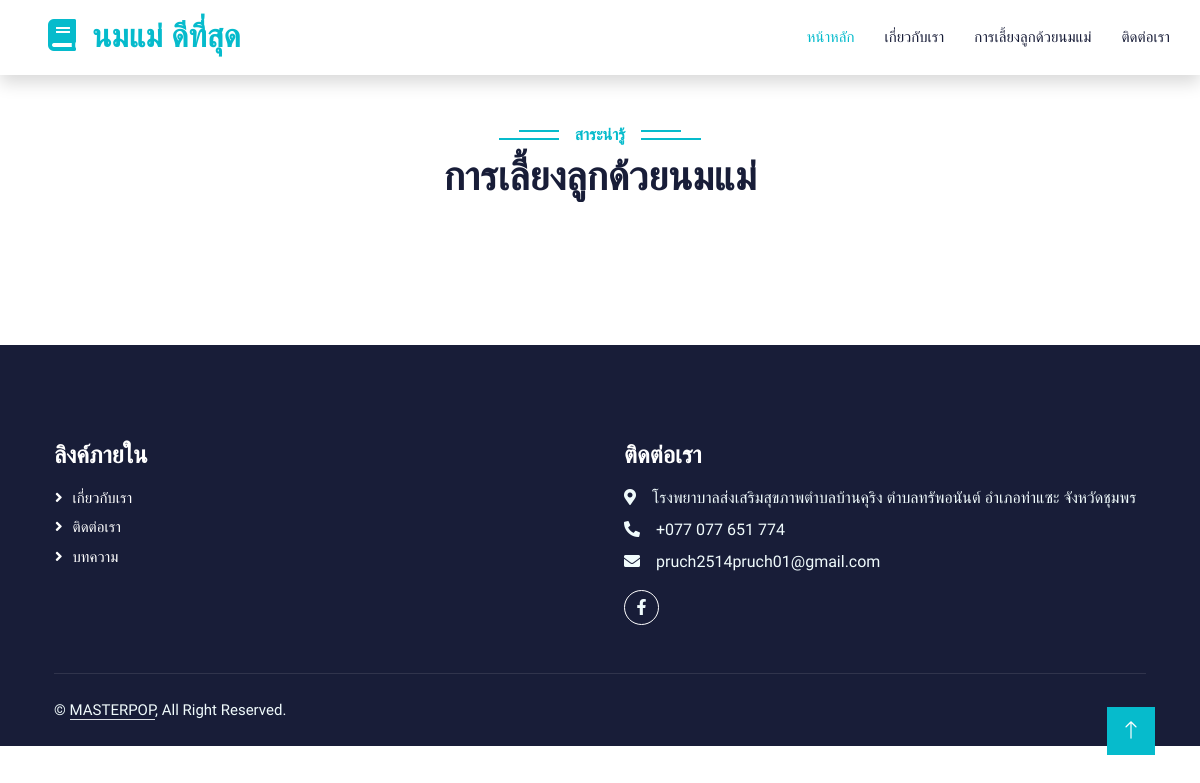
Before: /info_list/ with the older database file.
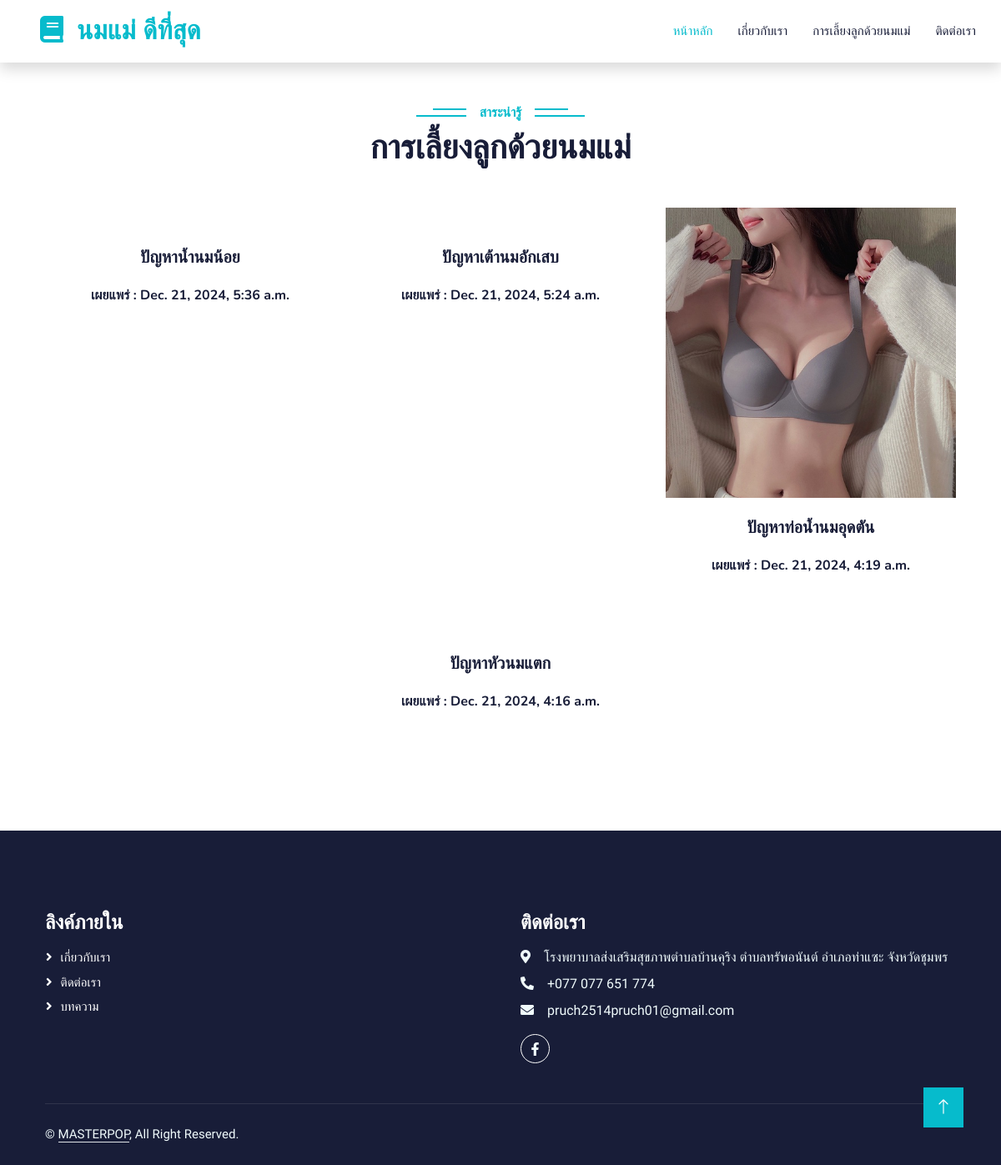
After: the same page with the newer database file.
### main/models.py (models this page shows, shortened)
class Infomation(models.Model):
    info_title = models.CharField(max_length=100)
    info_content = CKEditor5Field(null=True, blank=True, config_name='extends')
    info_image = models.ImageField(upload_to='info',default='info/1.jpg')
    published = models.DateTimeField(auto_now_add=True)

### main/views.py (the view)
# urls.py: path('info_list/', views.InfoListView.as_view() ,name='info_list'),
class InfoListView(ListView):
    paginate_by = 6
    model = Infomation
    template_name = 'info_list.html'
    ordering = ['-id']

### templates/info_list.html (shortened to what this page needs)
{% extends "base.html" %}
{% load static %}
{% block post %}
<div class="container-xxl py-5">
    <div class="container">
        <div class="text-center wow fadeInUp" data-wow-delay="0.1s">
            <h6 class="section-title bg-white text-center text-primary px-3">สาระน่ารู้</h6>
            <h1 class="mb-5">การเลี้ยงลูกด้วยนมแม่</h1>
        </div>
        <div class="row g-4 justify-content-center">
            {% for info in page_obj %}
            <div class="col-lg-4 col-md-6 wow fadeInUp" data-wow-delay="0.1s">
                <div class="course-item ">
                    <div class="position-relative overflow-hidden">
                        <a href="{% url 'info_detail' info.pk %}"><img class="img-fluid" src="{{info.info_image.url}}" alt=""></a>
                    </div>
                    <div class="text-center p-4 pb-0">
                        <h5 class="mb-4">{{ info.info_title }}</h5>
                        <h6 class="mb-4">เผยแพร่ : {{ info.published }}</h6>
                    </div>
                </div>
            </div>
            {% endfor %}
        </div>
    </div>
</div>
{% endblock post %}

### templates/base.html (shortened to what this page needs)
{% load static %}
<!DOCTYPE html>
<html lang="en">
<head>
    <link href="https://cdn.jsdelivr.net/npm/bootstrap@5.3.2/dist/css/bootstrap.min.css" rel="stylesheet"
>
    <link href="https://cdnjs.cloudflare.com/ajax/libs/font-awesome/5.10.0/css/all.min.css" rel="stylesheet">
    <link href="https://cdn.jsdelivr.net/npm/bootstrap-icons@1.4.1/font/bootstrap-icons.css" rel="stylesheet">
    <link href="{% static 'lib/animate/animate.min.css' %}" rel="stylesheet">
    <link href="{% static 'lib/owlcarousel/assets/owl.carousel.min.css' %}" rel="stylesheet">
    <link href="{% static 'css/bootstrap.min.css' %}" rel="stylesheet">
    <link href="{% static 'css/style.css' %}" rel="stylesheet">
</head>
<body>
    <nav class="navbar navbar-expand-lg bg-white navbar-light shadow sticky-top p-0">
        <a href="{% url 'index' %}" class="navbar-brand d-flex align-items-center px-4 px-lg-5">
            <h2 class="m-0 text-primary"><i class="fa fa-book me-3"></i>นมแม่ ดีที่สุด</h2>
        </a>
        <div class="collapse navbar-collapse" id="navbarCollapse">
            <div class="navbar-nav ms-auto p-4 p-lg-0">
                <a href="{% url 'index' %}" class="nav-item nav-link active">หน้าหลัก</a>
                <a href="{% url 'about' %}" class="nav-item nav-link">เกี่ยวกับเรา</a>
                <a href="{% url 'post_list' %}" class="nav-item nav-link">การเลี้ยงลูกด้วยนมแม่</a>
                <a href="{% url 'contact' %}" class="nav-item nav-link">ติดต่อเรา</a>
            </div>
        </div>
    </nav>
    {% block post %}
    {% endblock post %}
     <div class="container-fluid bg-dark text-light footer pt-5 mt-5 wow fadeIn" data-wow-delay="0.1s">
        <div class="container py-5">
            <div class="row g-5">
                <div class="col-lg-6 col-md-6">
                    <h4 class="text-white mb-3">ลิงค์ภายใน</h4>
                    <a class="btn btn-link" href="{% url 'about' %}">เกี่ยวกับเรา</a>
                    <a class="btn btn-link" href="{% url 'contact' %}">ติดต่อเรา</a>
                    <a class="btn btn-link" href="{% url 'post_list' %}">บทความ</a>
                </div>
                <div class="col-lg-6 col-md-6">
                    <h4 class="text-white mb-3">ติดต่อเรา</h4>
                    <p class="mb-2"><i class="fa fa-map-marker-alt me-3"></i>โรงพยาบาลส่งเสริมสุขภาพตำบลบ้านคุริง ตำบลทรัพอนันต์ อำเภอท่าแซะ จังหวัดชุมพร</p>
                    <p class="mb-2"><i class="fa fa-phone-alt me-3"></i>+077 077 651 774</p>
                    <p class="mb-2"><i class="fa fa-envelope me-3"></i>pruch2514pruch01@gmail.com</p>
                    <div class="d-flex pt-2">
                        <a class="btn btn-outline-light btn-social" href="https://www.facebook.com/nxng.taw.lek.dek.haw.khong"><i class="fab fa-facebook-f"></i></a>
                    </div>
                </div>
            </div>
        </div>
        <div class="container">
            <div class="copyright">
                <div class="row">
                    <div class="col-md-6 text-center text-md-start mb-3 mb-md-0">
                        &copy; <a class="border-bottom" href="#">MASTERPOP</a>, All Right Reserved.
                    </div>
                </div>
            </div>
        </div>
    </div>
    <a href="#" class="btn btn-lg btn-primary btn-lg-square back-to-top"><i class="bi bi-arrow-up"></i></a>
</body>
</html>

### static/css/style.css (style rules this page uses)
:root { --primary: #06BBCC; --light: #F0FBFC; --dark: #181d38; }
.back-to-top { position: fixed; display: none; right: 45px; bottom: 45px; z-index: 99; }
.btn { font-family: 'Nunito', sans-serif; font-weight: 600; transition: .5s; }
.btn.btn-primary, .btn.btn-secondary { color: #FFFFFF; }
.btn-lg-square { width: 48px; height: 48px; }
.btn-square, .btn-sm-square, .btn-lg-square { padding: 0; display: flex; align-items: center; justify-content: center; font-weight: normal; border-radius: 0px; }
.navbar-light .navbar-nav .nav-link { margin-right: 30px; padding: 25px 0; color: #FFFFFF; font-size: 15px; text-transform: uppercase; outline: none; }
.navbar-light .navbar-nav .nav-link:hover, .navbar-light .navbar-nav .nav-link.active { color: var(--primary); }
.navbar-light .navbar-brand, .navbar-light a.btn { height: 75px; }
.navbar-light .navbar-nav .nav-link { color: var(--dark); font-weight: 500; }
.navbar-light.sticky-top { top: -100px; transition: .5s; }
.section-title { position: relative; display: inline-block; text-transform: uppercase; }
.section-title::before { position: absolute; content: ""; width: calc(100% + 80px); height: 2px; top: 4px; left: -40px; background: var(--primary); z-index: -1; }
.section-title::after { position: absolute; content: ""; width: calc(100% + 120px); height: 2px; bottom: 5px; left: -60px; background: var(--primary); z-index: -1; }
.category img, .course-item img { transition: .5s; }
.footer .btn.btn-social { margin-right: 5px; width: 35px; height: 35px; display: flex; align-items: center; justify-content: center; color: var(--light); font-weight: normal; border: 1px solid #FFFFFF; border-radius: 35px; transition: .3s; }
.footer .btn.btn-link { display: block; margin-bottom: 5px; padding: 0; text-align: left; color: #FFFFFF; font-size: 15px; font-weight: normal; text-transform: capitalize; transition: .3s; }
.footer .btn.btn-link::before { position: relative; content: "\f105"; font-family: "Font Awesome 5 Free"; font-weight: 900; margin-right: 10px; }
.footer .copyright { padding: 25px 0; font-size: 15px; border-top: 1px solid rgba(256, 256, 256, .1); }
.footer .copyright a { color: var(--light); }

Changed rows visible on the page:
added Infomation: info_title "ปัญหาน้ำนมน้อย", published "Dec. 21, 2024, 5:36 a.m."
added Infomation: info_title "ปัญหาเต้านมอักเสบ", published "Dec. 21, 2024, 5:24 a.m."
added Infomation: info_image (picture), info_title "ปัญหาท่อน้ำนมอุดตัน", published "Dec. 21, 2024, 4:19 a.m."
added Infomation: info_title "ปัญหาหัวนมแตก", published "Dec. 21, 2024, 4:16 a.m."
